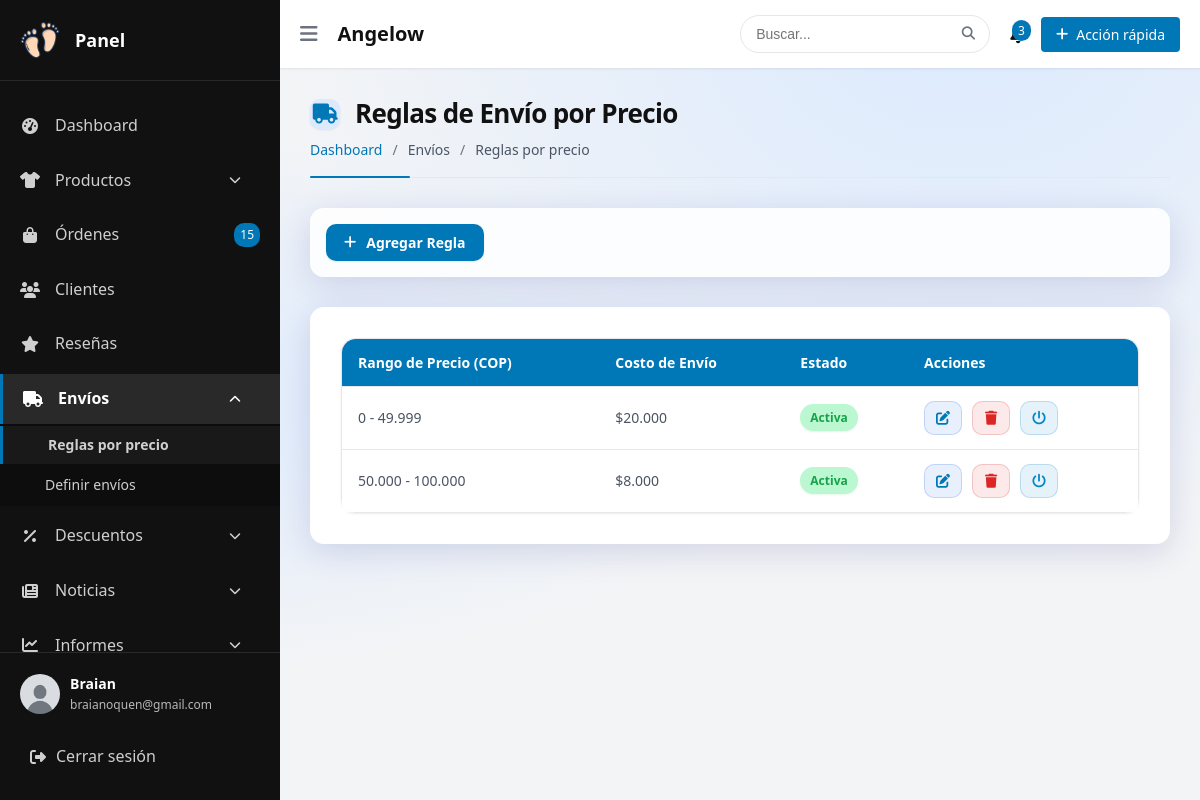
The page /admin/envio/shipping_rules.php (signed in) on the database its author committed.
### tables this page shows
CREATE TABLE `users` (
  `id` varchar(20) NOT NULL,
  `name` varchar(100) NOT NULL,
  `email` varchar(100) NOT NULL,
  `phone` varchar(15) DEFAULT NULL,
  `identification_type` enum('cc','ce','ti','pasaporte') NOT NULL DEFAULT 'cc',
  `identification_number` varchar(20) DEFAULT NULL,
  `password` varchar(255) DEFAULT NULL,
  `image` varchar(255) DEFAULT NULL,
  `role` enum('customer','admin','delivery') DEFAULT 'customer',
  `is_blocked` tinyint(1) DEFAULT 0,
  `created_at` datetime DEFAULT current_timestamp(),
  `updated_at` datetime DEFAULT current_timestamp() ON UPDATE current_timestamp(),
  `last_access` datetime DEFAULT NULL,
  `remember_token` varchar(255) DEFAULT NULL,
  `token_expiry` datetime DEFAULT NULL
);

CREATE TABLE `shipping_price_rules` (
  `id` int(11) NOT NULL,
  `min_price` decimal(10,2) NOT NULL,
  `max_price` decimal(10,2) DEFAULT NULL,
  `shipping_cost` decimal(10,2) NOT NULL,
  `is_active` tinyint(1) DEFAULT 1,
  `created_at` datetime DEFAULT current_timestamp(),
  `updated_at` datetime DEFAULT current_timestamp() ON UPDATE current_timestamp()
);

### admin/envio/shipping_rules.php (the view, shortened to what this page needs)
<?php
require_once __DIR__ . '/../../conexion.php';
$action = $_GET['action'] ?? '';
$id = $_GET['id'] ?? 0;
$id = filter_var($id, FILTER_VALIDATE_INT);
function obtenerReglasEnvio($conn)
{
    $sql = "SELECT * FROM shipping_price_rules ORDER BY min_price";
    $stmt = $conn->prepare($sql);
    $stmt->execute();
    return $stmt->fetchAll(PDO::FETCH_ASSOC);
}
$reglas = obtenerReglasEnvio($conn);
$reglaActual = null;
?>
<!DOCTYPE html>
<html lang="es">
<head>
    <link rel="stylesheet" href="https://cdnjs.cloudflare.com/ajax/libs/font-awesome/6.4.0/css/all.min.css">
    <link rel="stylesheet" href="<?= BASE_URL ?>/css/dashboardadmin.css">
    <link rel="stylesheet" href="<?= BASE_URL ?>/css/alerta.css">
    <link rel="stylesheet" href="<?= BASE_URL ?>/css/admin/envio/ruleshopping.css">
</head>
<body>
    <div class="admin-container">
        <?php require_once __DIR__ . '/../../layouts/headeradmin2.php'; ?>
        <main class="admin-content">
            <?php require_once __DIR__ . '/../../layouts/headeradmin1.php'; ?>
            <div class="dashboard-content">
                <div class="page-header">
                    <h1>
                        <i class="fas fa-truck"></i> Reglas de Envío por Precio
                    </h1>
                    <div class="breadcrumb">
                        <a href="<?= BASE_URL ?>/admin">Dashboard</a> / <span>Envíos</span> / <span>Reglas por precio</span>
                    </div>
                </div>
                <?php if (in_array($action, ['add', 'edit'])): ?>
                    <div class="card">
                        <div class="card-header">
                            <h3><?= $action === 'add' ? 'Agregar Nueva Regla' : 'Editar Regla' ?></h3>
                        </div>
                        <div class="card-body">
                            <form id="shipping-rule-form" method="POST" action="shipping_rules.php?action=<?= $action ?><?= $action === 'edit' ? '&id=' . $id : '' ?>">
                                <div class="form-group">
                                    <label for="min_price">Precio mínimo (COP)*</label>
                                    <input type="number" id="min_price" name="min_price" class="form-control"
                                        value="<?= htmlspecialchars($reglaActual['min_price'] ?? '') ?>" min="0" step="0.01" required>
                                </div>
                                <div class="form-group">
                                    <label for="max_price">Precio máximo (COP)</label>
                                    <input type="number" id="max_price" name="max_price" class="form-control"
                                        value="<?= htmlspecialchars($reglaActual['max_price'] ?? '') ?>" min="0" step="0.01">
                                    <small class="text-muted">Dejar vacío para "sin límite"</small>
                                </div>
                                <div class="form-group">
                                    <label for="shipping_cost">Costo de envío (COP)*</label>
                                    <input type="number" id="shipping_cost" name="shipping_cost" class="form-control"
                                        value="<?= htmlspecialchars($reglaActual['shipping_cost'] ?? '') ?>" min="0" step="0.01" required>
                                </div>
                                <div class="form-group">
                                    <div class="form-check">
                                        <input type="checkbox" id="is_active" name="is_active" class="form-check-input"
                                            <?= isset($reglaActual['is_active']) && $reglaActual['is_active'] ? 'checked' : '' ?>>
                                        <label for="is_active" class="form-check-label">Activa</label>
                                    </div>
                                </div>
                                <div class="form-actions">
                                    <button type="submit" class="btn btn-primary">
                                        <i class="fas fa-save"></i> <?= $action === 'add' ? 'Crear Regla' : 'Actualizar Regla' ?>
                                    </button>
                                    <a href="shipping_rules.php" class="btn btn-secondary">
                                        <i class="fas fa-times"></i> Cancelar
                                    </a>
                                </div>
                            </form>
                        </div>
                    </div>
                <?php else: ?>
                    <div class="actions-bar">
                        <a href="shipping_rules.php?action=add" class="btn btn-primary">
                            <i class="fas fa-plus"></i> Agregar Regla
                        </a>
                    </div>
                    <div class="card">
                        <div class="card-body">
                            <?php if (empty($reglas)): ?>
                                <div class="empty-state">
                                    <i class="fas fa-truck"></i>
                                    <p>No hay reglas de envío configuradas</p>
                                    <a href="shipping_rules.php?action=add" class="btn btn-primary">
                                        <i class="fas fa-plus"></i> Crear primera regla
                                    </a>
                                </div>
                            <?php else: ?>
                                <div class="table-responsive">
                                    <table class="data-table">
                                        <thead>
                                            <tr>
                                                <th>Rango de Precio (COP)</th>
                                                <th>Costo de Envío</th>
                                                <th>Estado</th>
                                                <th>Acciones</th>
                                            </tr>
                                        </thead>
                                        <tbody>
                                            <?php foreach ($reglas as $regla): ?>
                                                <tr>
                                                    <td>
                                                        <?= number_format($regla['min_price'], 0, ',', '.') ?>
                                                        <?= $regla['max_price'] ? ' - ' . number_format($regla['max_price'], 0, ',', '.') : ' o más' ?>
                                                    </td>
                                                    <td>$<?= number_format($regla['shipping_cost'], 0, ',', '.') ?></td>
                                                    <td>
                                                        <span class="status-badge <?= $regla['is_active'] ? 'active' : 'inactive' ?>">
                                                            <?= $regla['is_active'] ? 'Activa' : 'Inactiva' ?>
                                                        </span>
                                                    </td>
                                                    <td class="actions">
                                                        <a href="shipping_rules.php?action=edit&id=<?= $regla['id'] ?>"
                                                            class="btn btn-sm btn-edit" title="Editar">
                                                            <i class="fas fa-edit"></i>
                                                        </a>
                                                        <a href="shipping_rules.php?action=delete&id=<?= $regla['id'] ?>"
                                                            class="btn btn-sm btn-delete" title="Eliminar"
                                                            onclick="return confirm('¿Estás seguro de eliminar esta regla?')">
                                                            <i class="fas fa-trash"></i>
                                                        </a>
                                                        <a href="shipping_rules.php?action=toggle-status&id=<?= $regla['id'] ?>"
                                                            class="btn btn-sm btn-status" title="<?= $regla['is_active'] ? 'Desactivar' : 'Activar' ?>">
                                                            <i class="fas fa-power-off"></i>
                                                        </a>
                                                    </td>
                                                </tr>
                                            <?php endforeach; ?>
                                        </tbody>
                                    </table>
                                </div>
                            <?php endif; ?>
                        </div>
                    </div>
                <?php endif; ?>
            </div>
        </main>
    </div>
</body>
</html>

### layouts/headeradmin2.php (shortened to what this page needs)
<?php
require_once __DIR__ . '/../conexion.php';
try {
    $userId = $_SESSION['user_id'];
    $query = "SELECT id, name, email, image, role FROM users WHERE id = ?";
    $stmt = $conn->prepare($query);
    $stmt->execute([$userId]);
    $userData = $stmt->fetch(PDO::FETCH_ASSOC);
} catch (PDOException $e) {
    error_log("Error de base de datos: " . $e->getMessage());
    header('Location: ' . BASE_URL . '/error.php');
    exit();
}
?>
<aside class="admin-sidebar">
    <div class="sidebar-header">
        <img src="<?= BASE_URL ?>/images/logo.png" alt="Angelow Logo" class="admin-logo">
        <h1>Panel</h1>
    </div>
    <nav class="sidebar-nav">
        <ul class="nav-menu">
            <li class="nav-item active">
                <a href="<?= BASE_URL ?>/admin/dashboardadmin.php">
                    <i class="fas fa-tachometer-alt"></i>
                    <span>Dashboard</span>
                </a>
            </li>
            <li class="nav-item with-submenu">
                <a href="#productos">
                    <i class="fas fa-tshirt"></i>
                    <span>Productos</span>
                    <i class="fas fa-chevron-down submenu-toggle"></i>
                </a>
            </li>
            <li class="nav-item">
                <a href="<?= BASE_URL ?>/admin/orders.php">
                    <i class="fas fa-shopping-bag"></i>
                    <span>Órdenes</span>
                    <span class="badge">15</span>
                </a>
            </li>
            <li class="nav-item">
                <a href="#clientes">
                    <i class="fas fa-users"></i>
                    <span>Clientes</span>
                </a>
            </li>
            <li class="nav-item">
                <a href="#reseñas">
                    <i class="fas fa-star"></i>
                    <span>Reseñas</span>
                </a>
            </li>
            <li class="nav-item with-submenu">
                <a href="#envios">
                    <i class="fas fa-truck"></i>
                    <span>Envíos</span>
                    <i class="fas fa-chevron-down submenu-toggle"></i>
                </a>
                <ul class="submenu">
                    <li><a href="<?= BASE_URL ?>/admin/envio/shipping_rules.php">Reglas por precio</a></li>
                    <li><a href="<?= BASE_URL ?>/admin/envio/definirenvi.php">Definir envíos</a></li>
                </ul>
            </li>
            <li class="nav-item with-submenu">
                <a href="#descuento">
                    <i class="fas fa-percentage"></i>
                    <span>Descuentos</span>
                    <i class="fas fa-chevron-down submenu-toggle"></i>
                </a>
            </li>
            <li class="nav-item with-submenu">
                <a href="#noticias">
                    <i class="fas fa-newspaper"></i>
                    <span>Noticias</span>
                    <i class="fas fa-chevron-down submenu-toggle"></i>
                </a>
            </li>
            <li class="nav-item with-submenu">
                <a href="#informes">
                    <i class="fas fa-chart-line"></i>
                    <span>Informes</span>
                    <i class="fas fa-chevron-down submenu-toggle"></i>
                </a>
            </li>
        </ul>
    </nav>
    <div class="sidebar-footer">
        <div class="admin-profile">
            <img src="<?= BASE_URL ?>/<?php echo !empty($userData['image']) ? htmlspecialchars($userData['image']) : 'images/default-avatar.png'; ?>" alt="Foto de perfil" class="profile-avatar">
            <div class="profile-info">
                <span class="profile-name"><?= htmlspecialchars($userData['name'] ?? 'Administrador') ?></span>
                <span class="profile-email"><?= htmlspecialchars($userData['email'] ?? '') ?></span>
            </div>
        </div>
        <a href="<?= BASE_URL ?>/auth/logout.php" class="logout-btn">
            <i class="fas fa-sign-out-alt"></i>
            <span>Cerrar sesión</span>
        </a>
    </div>
</aside>

### rows shown on the page
users: name "Braian", email "braianoquen@gmail.com"
shipping_price_rules: min_price "0", max_price "49.999", shipping_cost "20.000", is_active "Activa"
shipping_price_rules: min_price "50.000", max_price "100.000", shipping_cost "8.000", is_active "Activa"
